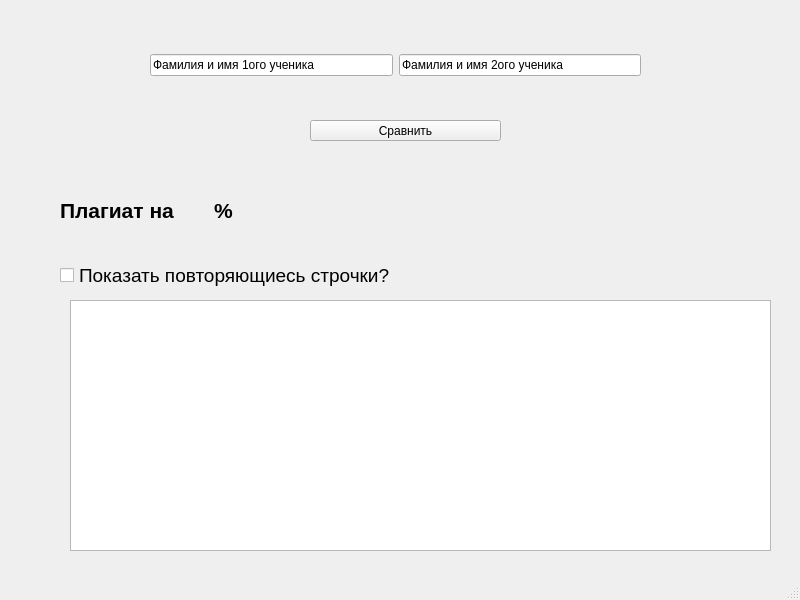
<?xml version="1.0" encoding="UTF-8"?>
<ui version="4.0">
 <class>MainWindow</class>
 <widget class="QMainWindow" name="MainWindow">
  <property name="geometry">
   <rect>
    <x>0</x>
    <y>0</y>
    <width>800</width>
    <height>600</height>
   </rect>
  </property>
  <property name="windowTitle">
   <string>MainWindow</string>
  </property>
  <widget class="QWidget" name="centralwidget">
   <widget class="QCheckBox" name="checkBox">
    <property name="geometry">
     <rect>
      <x>60</x>
      <y>250</y>
      <width>341</width>
      <height>51</height>
     </rect>
    </property>
    <property name="font">
     <font>
      <pointsize>14</pointsize>
     </font>
    </property>
    <property name="text">
     <string>Показать повторяющиесь строчки?</string>
    </property>
   </widget>
   <widget class="QPushButton" name="compare_btn">
    <property name="geometry">
     <rect>
      <x>310</x>
      <y>120</y>
      <width>191</width>
      <height>21</height>
     </rect>
    </property>
    <property name="text">
     <string>Сравнить</string>
    </property>
   </widget>
   <widget class="QWidget" name="layoutWidget">
    <property name="geometry">
     <rect>
      <x>150</x>
      <y>20</y>
      <width>491</width>
      <height>91</height>
     </rect>
    </property>
    <layout class="QHBoxLayout" name="horizontalLayout">
     <item>
      <widget class="QLineEdit" name="name_edit">
       <property name="text">
        <string>Фамилия и имя 1ого ученика</string>
       </property>
      </widget>
     </item>
     <item>
      <widget class="QLineEdit" name="name_edit_2">
       <property name="text">
        <string>Фамилия и имя 2ого ученика</string>
       </property>
      </widget>
     </item>
    </layout>
   </widget>
   <widget class="QWidget" name="layoutWidget">
    <property name="geometry">
     <rect>
      <x>60</x>
      <y>170</y>
      <width>301</width>
      <height>81</height>
     </rect>
    </property>
    <layout class="QHBoxLayout" name="horizontalLayout_2">
     <item>
      <widget class="QLabel" name="label">
       <property name="font">
        <font>
         <family>MS Shell Dlg 2</family>
         <pointsize>16</pointsize>
         <weight>75</weight>
         <bold>true</bold>
        </font>
       </property>
       <property name="text">
        <string>Плагиат на </string>
       </property>
      </widget>
     </item>
     <item>
      <widget class="QLabel" name="label_2">
       <property name="font">
        <font>
         <family>MS Shell Dlg 2</family>
         <pointsize>16</pointsize>
         <weight>75</weight>
         <bold>true</bold>
        </font>
       </property>
       <property name="text">
        <string>%</string>
       </property>
      </widget>
     </item>
    </layout>
   </widget>
   <widget class="QListWidget" name="same_str_list">
    <property name="geometry">
     <rect>
      <x>70</x>
      <y>300</y>
      <width>701</width>
      <height>251</height>
     </rect>
    </property>
   </widget>
  </widget>
  <widget class="QMenuBar" name="menubar">
   <property name="geometry">
    <rect>
     <x>0</x>
     <y>0</y>
     <width>800</width>
     <height>21</height>
    </rect>
   </property>
  </widget>
  <widget class="QStatusBar" name="statusbar"/>
 </widget>
 <resources/>
 <connections/>
</ui>
